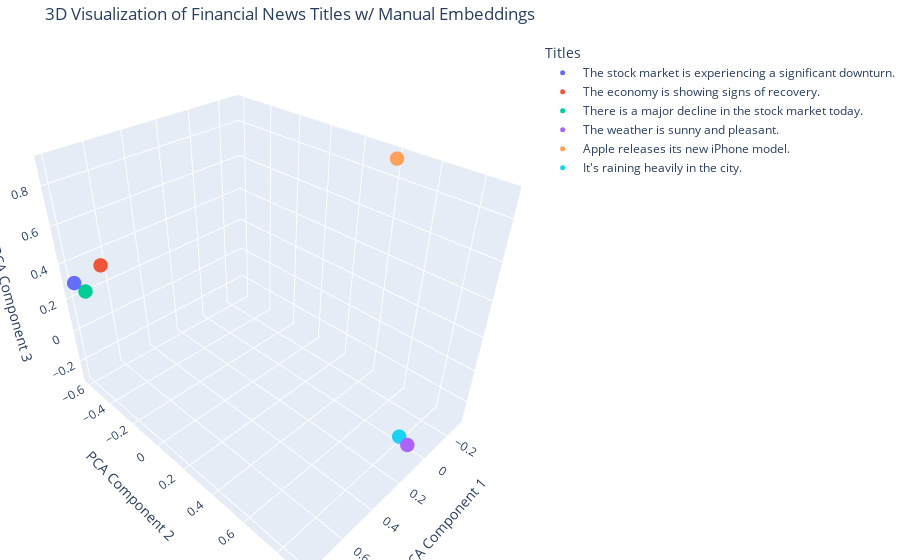

Notebook code cell kept with this figure:
### Code cell
import plotly.graph_objs as go
import plotly.express as px
import pandas as pd
from sklearn.decomposition import PCA

# Example embeddings and titles
embeddings = [
    [0.8, -0.6, 0.3],
    [0.7, -0.5, 0.4],
    [0.8, -0.5, 0.3],
    [0.1, 0.9, -0.2],
    [-0.3, 0.4, 0.9],
    [0.0, 0.8, -0.3]
]

titles = [
    "The stock market is experiencing a significant downturn.",
    "The economy is showing signs of recovery.",
    "There is a major decline in the stock market today.",
    "The weather is sunny and pleasant.",
    "Apple releases its new iPhone model.",
    "It's raining heavily in the city."
]

# Convert vectors to a DataFrame
data = {
    'Title': titles,
    'X': [vec[0] for vec in embeddings],
    'Y': [vec[1] for vec in embeddings],
    'Z': [vec[2] for vec in embeddings]
}

df = pd.DataFrame(data)

# Create a 3D scatter plot
fig = px.scatter_3d(df, x='X', y='Y', z='Z', color='Title')

# Update marker size and remove text labels
fig.update_traces(marker=dict(size=5), selector=dict(mode='markers'))

# Set the layout of the plot
fig.update_layout(
    scene=dict(
        xaxis_title='PCA Component 1',
        yaxis_title='PCA Component 2',
        zaxis_title='PCA Component 3'
    ),
    title='3D Visualization of Financial News Titles w/ Manual Embeddings',
    legend_title='Titles',
    margin=dict(l=0, r=0, b=0, t=40)
)

fig.show()

### Figure 1 — Plotly figure (JSON) as saved in the notebook; plotly's stock layout.template omitted (floating-point values rounded to 4 significant figures)
{"data": [{"hovertemplate": "Title=The stock market is experiencing a significant downturn.<br>X=%{x}<br>Y=%{y}<br>Z=%{z}<extra></extra>", "legendgroup": "The stock market is experiencing a significant downturn.", "marker": {"color": "#636efa", "size": 5, "symbol": "circle"}, "mode": "markers", "name": "The stock market is experiencing a significant downturn.", "scene": "scene", "showlegend": true, "type": "scatter3d", "x": [0.8], "y": [-0.6], "z": [0.3]}, {"hovertemplate": "Title=The economy is showing signs of recovery.<br>X=%{x}<br>Y=%{y}<br>Z=%{z}<extra></extra>", "legendgroup": "The economy is showing signs of recovery.", "marker": {"color": "#EF553B", "size": 5, "symbol": "circle"}, "mode": "markers", "name": "The economy is showing signs of recovery.", "scene": "scene", "showlegend": true, "type": "scatter3d", "x": [0.7], "y": [-0.5], "z": [0.4]}, {"hovertemplate": "Title=There is a major decline in the stock market today.<br>X=%{x}<br>Y=%{y}<br>Z=%{z}<extra></extra>", "legendgroup": "There is a major decline in the stock market today.", "marker": {"color": "#00cc96", "size": 5, "symbol": "circle"}, "mode": "markers", "name": "There is a major decline in the stock market today.", "scene": "scene", "showlegend": true, "type": "scatter3d", "x": [0.8], "y": [-0.5], "z": [0.3]}, {"hovertemplate": "Title=The weather is sunny and pleasant.<br>X=%{x}<br>Y=%{y}<br>Z=%{z}<extra></extra>", "legendgroup": "The weather is sunny and pleasant.", "marker": {"color": "#ab63fa", "size": 5, "symbol": "circle"}, "mode": "markers", "name": "The weather is sunny and pleasant.", "scene": "scene", "showlegend": true, "type": "scatter3d", "x": [0.1], "y": [0.9], "z": [-0.2]}, {"hovertemplate": "Title=Apple releases its new iPhone model.<br>X=%{x}<br>Y=%{y}<br>Z=%{z}<extra></extra>", "legendgroup": "Apple releases its new iPhone model.", "marker": {"color": "#FFA15A", "size": 5, "symbol": "circle"}, "mode": "markers", "name": "Apple releases its new iPhone model.", "scene": "scene", "showlegend": true, "type": "scatter3d", "x": [-0.3], "y": [0.4], "z": [0.9]}, {"hovertemplate": "Title=It's raining heavily in the city.<br>X=%{x}<br>Y=%{y}<br>Z=%{z}<extra></extra>", "legendgroup": "It's raining heavily in the city.", "marker": {"color": "#19d3f3", "size": 5, "symbol": "circle"}, "mode": "markers", "name": "It's raining heavily in the city.", "scene": "scene", "showlegend": true, "type": "scatter3d", "x": [0], "y": [0.8], "z": [-0.3]}], "layout": {"legend": {"title": {"text": "Titles"}, "tracegroupgap": 0}, "margin": {"b": 0, "l": 0, "r": 0, "t": 40}, "scene": {"domain": {"x": [0, 1], "y": [0, 1]}, "xaxis": {"title": {"text": "PCA Component 1"}}, "yaxis": {"title": {"text": "PCA Component 2"}}, "zaxis": {"title": {"text": "PCA Component 3"}}}, "title": {"text": "3D Visualization of Financial News Titles w/ Manual Embeddings"}}}
